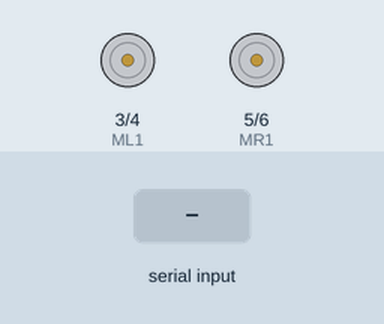
Simulated run of this sketch. Board: Arduino Uno, built with avr-gcc and run on an emulated ATmega328P. Parts: motor-driver pin pairs drawn as motors (green arrow = first pin HIGH = forward, orange = second pin HIGH = backward, longer = more drive). The inputs (shaded band) are chosen by the test bench.

Above: at 1.2 s.
1.3 s: byte 30 (30) received over Serial
At 1.7 s:
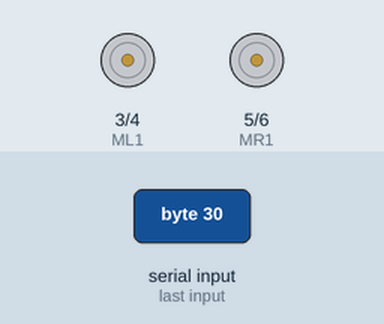
2.9 s: byte 31 (31) received over Serial
At 4.1 s:
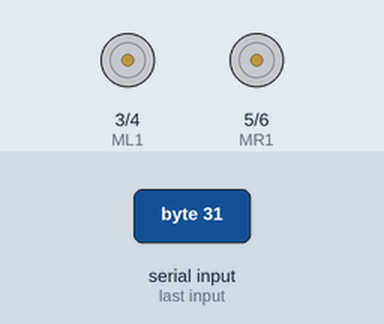
4.5 s: byte 28 (28) received over Serial
At 5.4 s:
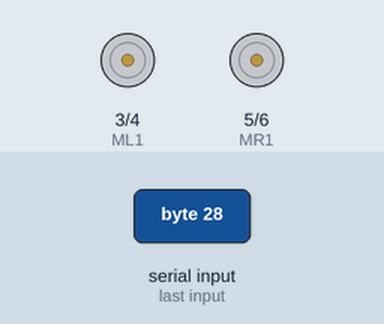
6.1 s: byte 29 (29) received over Serial
At 6.6 s:
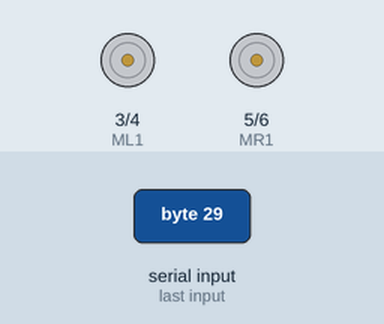
Timing chart, 0 to 8.7 s (numbered marks = the images above; inputs shaded):
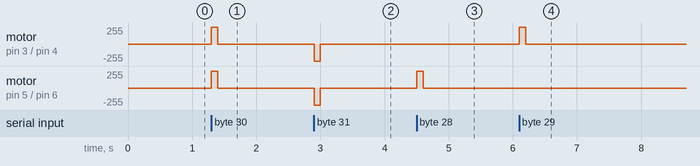

The sketch:

matlab_bluetooth_bot.ino
```cpp
#define ML1  3
#define ML2  4
#define MR1  5
#define MR2  6

int data = 0;            //Variable for storing received data
void setup()
{
  Serial.begin(9600);   //Sets the baud for serial data transmission

  pinMode(ML1, OUTPUT);
  pinMode(ML2, OUTPUT);
  pinMode(MR1, OUTPUT);
  pinMode(MR2, OUTPUT);
}
void loop()
{
  if (Serial.available() > 0)     // Send data only when you receive data:
  {
    data = Serial.read();        //Read the incoming data & store into data
    //    Serial.print(data);          //Print Value inside data in Serial monitor
    //    Serial.print("\n");
    if (data == 30)  // Move Forward
    {
      digitalWrite(ML1, HIGH);
      digitalWrite(ML2, LOW);
      digitalWrite(MR1, HIGH);
      digitalWrite(MR2, LOW);
      delay(100);
    }

    if (data == 31)  // Move Backward
    {

      digitalWrite(ML1, LOW);
      digitalWrite(ML2, HIGH);
      digitalWrite(MR1, LOW);
      digitalWrite(MR2, HIGH);
      delay(100);
    }
    if (data == 28)  // LEFT
    {

      digitalWrite(ML1, LOW);
      digitalWrite(ML2, LOW);
      digitalWrite(MR1, HIGH);
      digitalWrite(MR2, LOW);
      delay(100);
    }
    if (data == 29)  // RIGHT
    {

      digitalWrite(ML1, HIGH);
      digitalWrite(ML2, LOW);
      digitalWrite(MR1, LOW);
      digitalWrite(MR2, LOW);
      delay(100);
    }
  }
  else
  {
    digitalWrite(ML1, LOW);
    digitalWrite(ML2, LOW);
    digitalWrite(MR1, LOW);
    digitalWrite(MR2, LOW);
  }
}
```

Measured:
- after the input at 1.3 s, motor on pin 3 (ML1) / pin 4 (ML2), motor on pin 5 (MR1) / pin 6 (MR2): stopped → forward 255/255 at once, → stopped 0.10 s later
- after the input at 2.9 s, motor on pin 3 (ML1) / pin 4 (ML2), motor on pin 5 (MR1) / pin 6 (MR2): stopped → backward 255/255 at once, → stopped 0.10 s later
- after the input at 4.5 s, motor on pin 5 (MR1) / pin 6 (MR2): stopped → forward 255/255 at once, → stopped 0.10 s later
- after the input at 6.1 s, motor on pin 3 (ML1) / pin 4 (ML2): stopped → forward 255/255 at once, → stopped 0.10 s later
